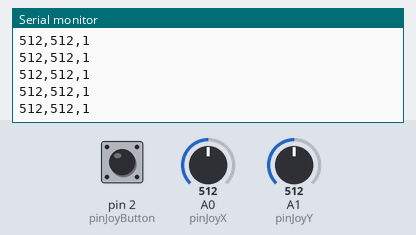
The sketch below on a simulated Arduino Uno, built with avr-gcc and run on an emulated ATmega328P. On the bench: the last lines printed to the serial monitor. The inputs (shaded band) are chosen by the test bench; at power-on: A0 (pinJoyX) = 512, A1 (pinJoyY) = 512, pin 2 (pinJoyButton) HIGH.

Above: at 1.2 s.
1.3 s: A0 (pinJoyX) set to 716
At 1.31 s:
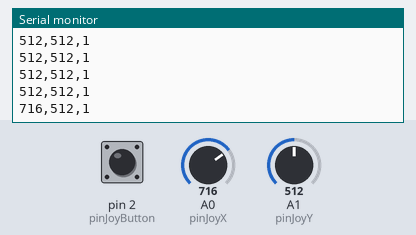
2.8 s: A1 (pinJoyY) set to 716
At 2.82 s:
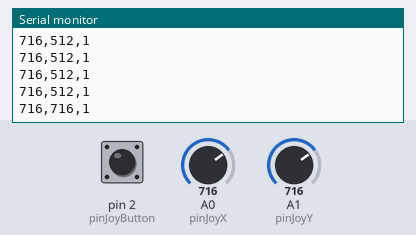
4.3 s: pin 2 (pinJoyButton) pulled LOW for 0.15 s
At 4.33 s:
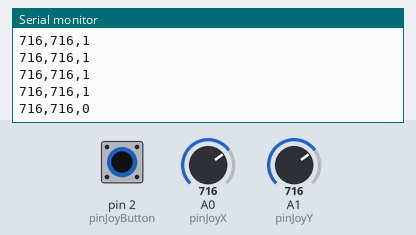
5.9 s: A0 (pinJoyX) set to 900
At 5.94 s:
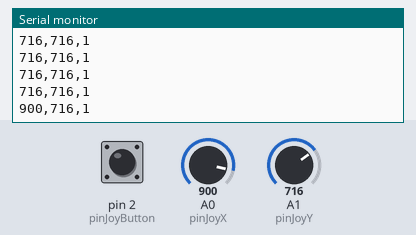
7.4 s: pin 2 (pinJoyButton) pulled LOW for 1 s
At 7.45 s:
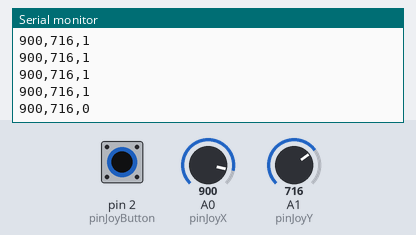
9.9 s: A1 (pinJoyY) set to 0
At 9.97 s:
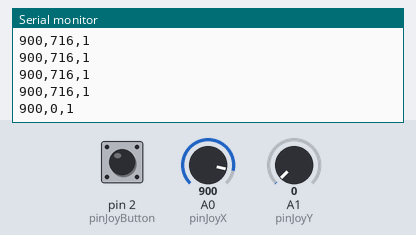
Timing chart, 0 to 12.9 s (numbered marks = the images above; inputs shaded):
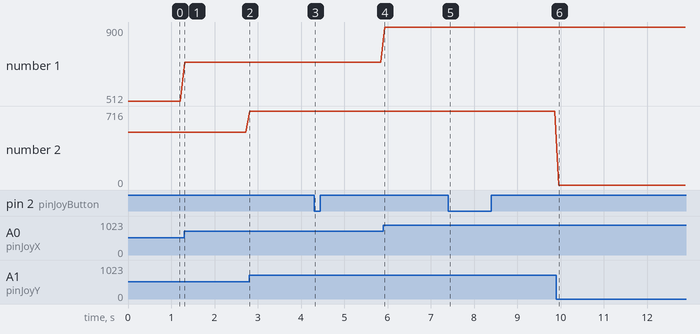

Measured:
- after the input at 1.3 s, the serial monitor: prints a new line at once (image 1)
- after the input at 2.8 s, the serial monitor: prints a new line at once (image 2)
- after the input at 4.3 s, the serial monitor: prints a new line at once (image 3)
- after the input at 5.9 s, the serial monitor: prints a new line at once (image 4)
- after the input at 7.4 s, the serial monitor: prints a new line after 0.05 s (image 5)
- after the input at 9.9 s, the serial monitor: prints a new line after 0.06 s (image 6)
- plotted number 1: 512 → 716 after the input at 1.3 s, 716 → 900 after the input at 5.9 s

The sketch:

analogico_serial.ino
```cpp
const int pinJoyX = A0;
const int pinJoyY = A1;
const int pinJoyButton = 2;

void setup() {
   pinMode(pinJoyButton , INPUT_PULLUP);   //activar resistencia pull up
   Serial.begin(9600);
}

void loop() {
   int x = 0;
   int y = 0;
   bool botonPresionado = false;

   x = analogRead(pinJoyX);
   y = analogRead(pinJoyY);
   botonPresionado = digitalRead(pinJoyButton);

   Serial.print(x);
   Serial.print(",");
   Serial.print(y);
   Serial.print(",");
   Serial.println(botonPresionado);
   delay(100);
}
```
